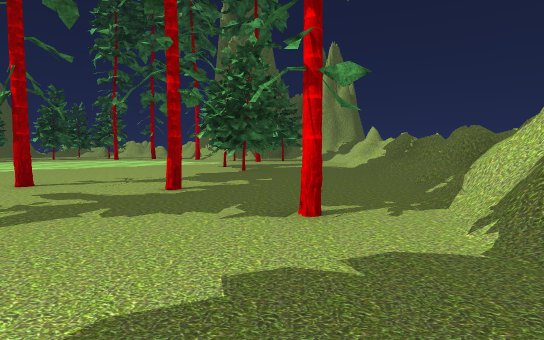
[1] (above)

24 first-person views from a walk through a 3-D level made in the Unity game engine. The camera is 1.3 m above the floor, tilts 4° down and sees 80° across. The floor is counted in squares, 2 m on a side. Each view is taken from the middle of a square. On the plan, view 1 faces up. The plan holds only what a view shows up to about 10 squares ahead; the rest is blank. The place goes on beyond the plan. Some surface patterns are stand-ins.

[2]
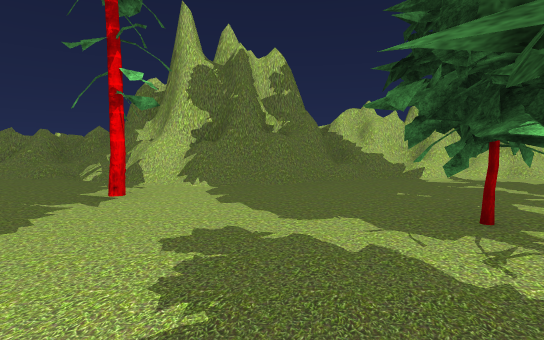

[3]
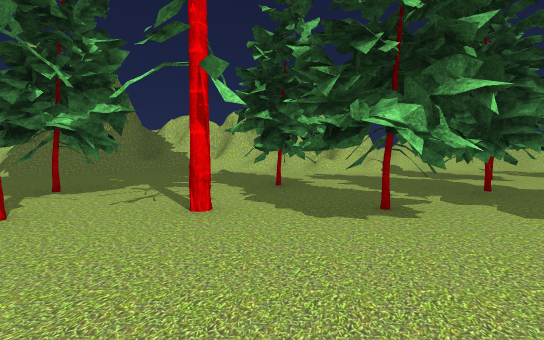

[4]
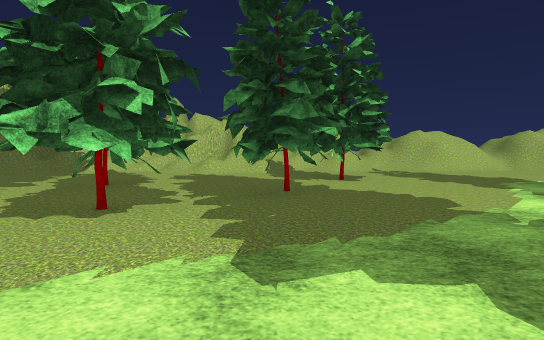

[5]
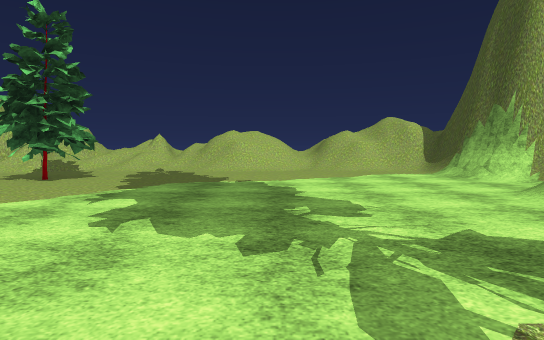

[6]
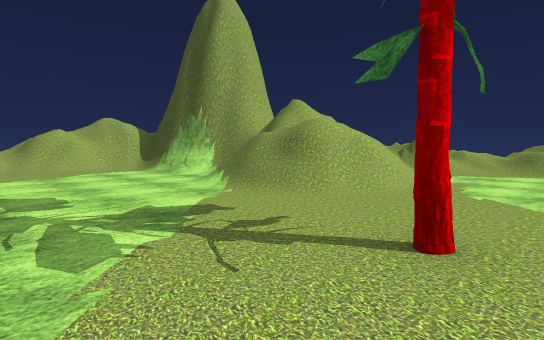

[7]
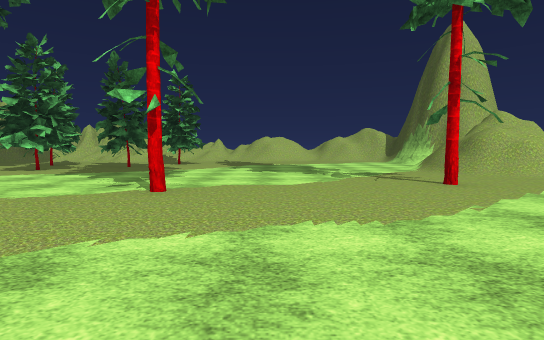

[8]
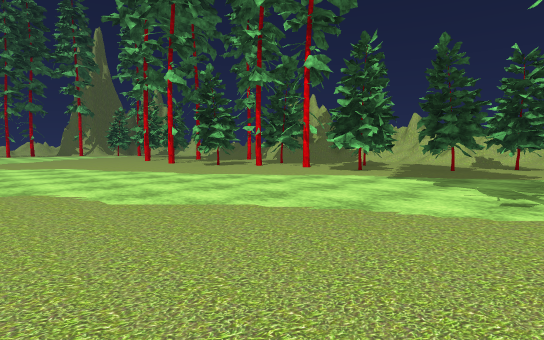

[9]
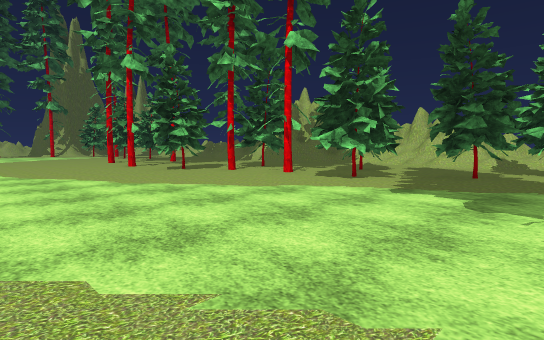

[10]
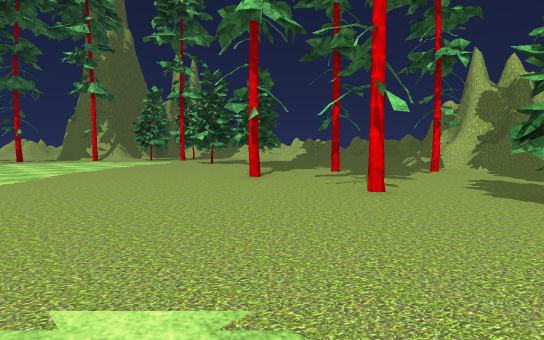

[11]
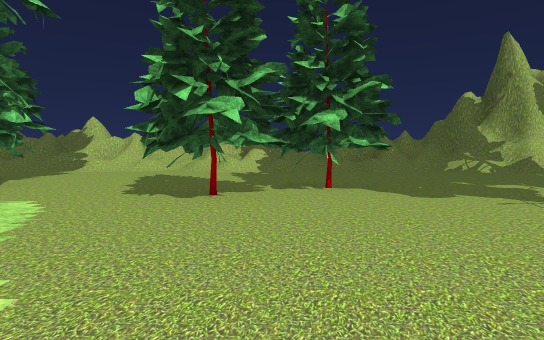

[12]
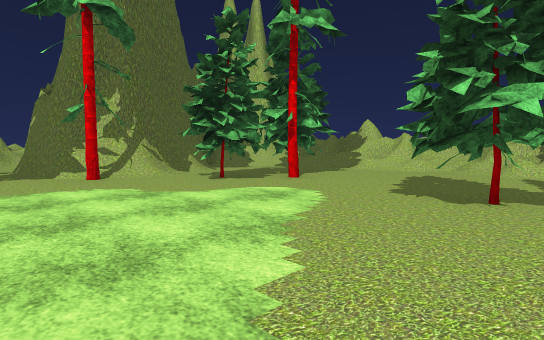

[13]
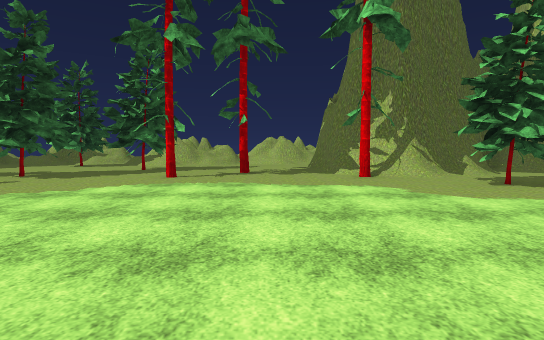

[14]
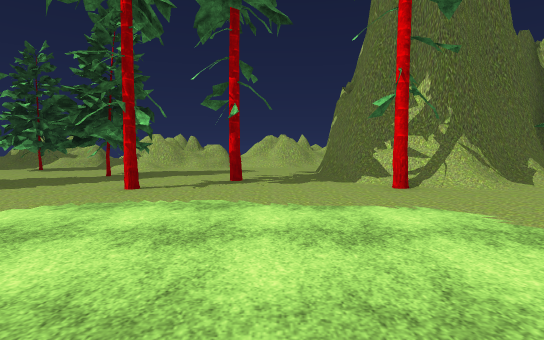

[15]
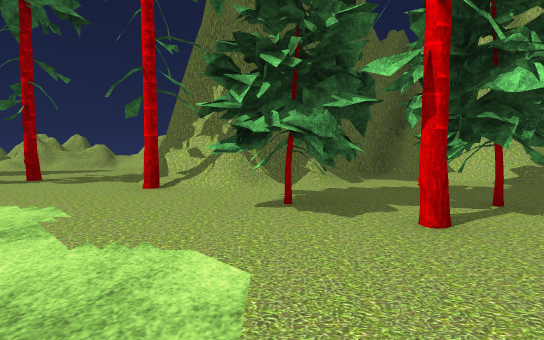

[16]
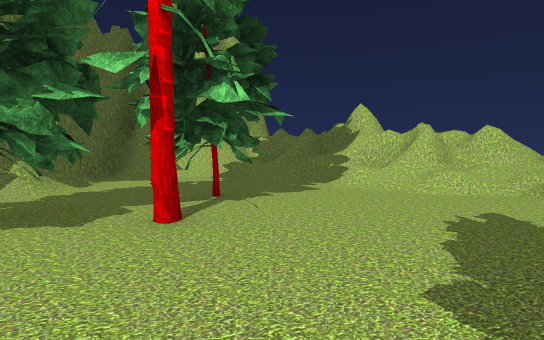

[17]
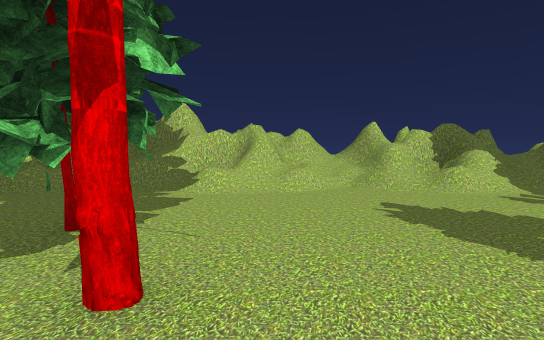

[18]
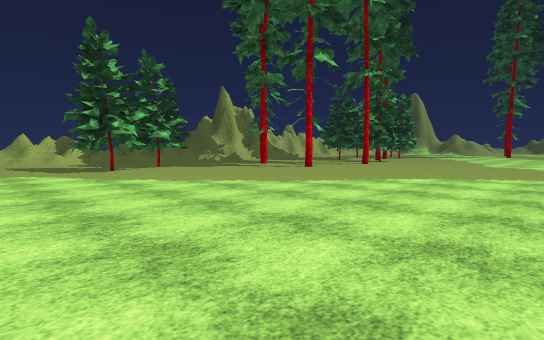

[19]
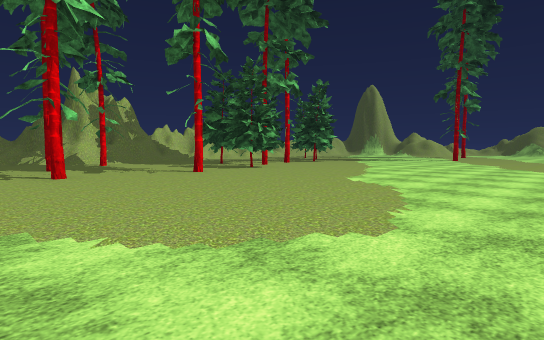

[20]
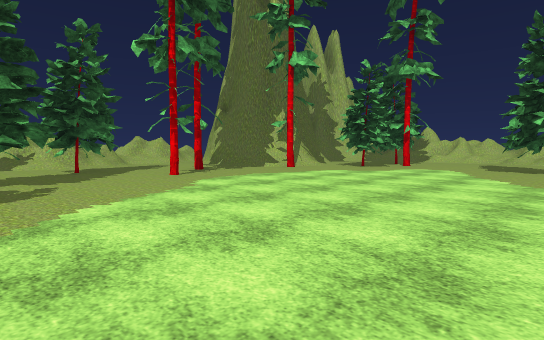

[21]
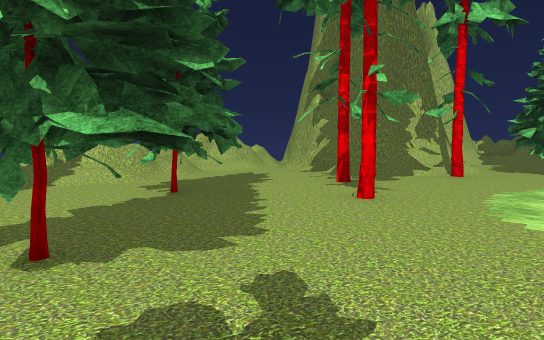

[22]
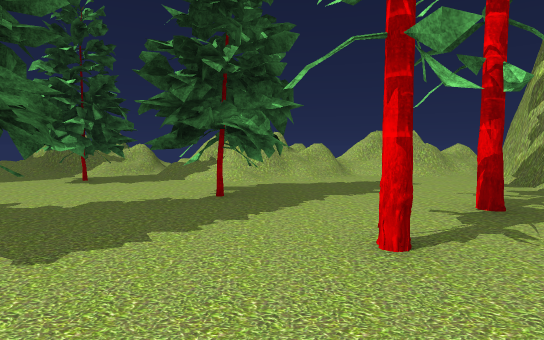

[23]
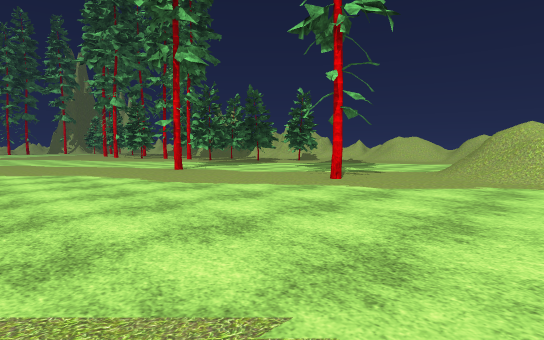

[24]
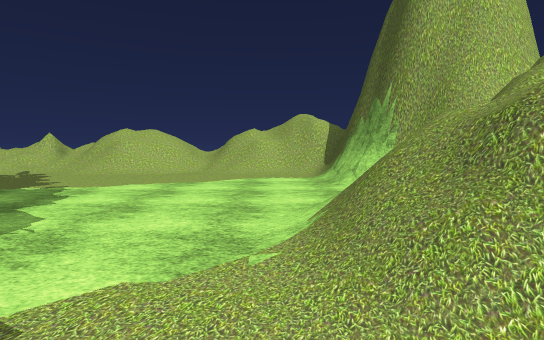

### Floor plan
Key: @ floor where view 1 was taken; # wall or solid block; x gap in a wall; . floor; / step, stairs or slope; = window, fence, low wall or low ledge; ^ raised ledge; T thing the floor can be seen under or through.
Columns run from 12 left of view 1 to 6 right of it. Each row starts with its distance up from view 1.
 22 #/==/...#
 21 #./.....#    ##
 20 ..TT....#  ####
 19 ..TT....####//####
 18 TTT..#..####../=^#
 17 TT..#........../##
 16 ..........TTTT./=#
 15 ..........TTT../##
 14 .............../##
 13 ...............//x
 12 .............../=#
 11 ..........##.../###
 10 ..........##.../#=
  9  ..........#...///
  8   ............./##=
  7 .............../##
  6 .............../##
  5 ........#..#...=##
  4 ...............##
  3 ............#.^##
  2 .......#......###
  1  .............###
  0  .......##..@..##
 -1  ........###...=##
 -2  ..............###
 -3  ........#...../###
 -4  ..........TT../#
 -5  ........TTT..//#
 -6  ........TT.../##
 -7  .........TT.../=
 -8  ..........TTT.//
 -9  ...........TT.//=
-10  ....#.........//=
-11  ..............///
-12 ...............///
-13  ..............///
-14 ................//
-15 ......#......../=/
-16 ........./.....///
-17 ........////.///#/
-18 ......./#/= /####
-19 .......// ####

Where each view was taken, in squares from view 1:
view 1: 0 up, 0 right, facing up
view 2: 1 up, 4 left, facing right
view 3: 4 down, 6 left, facing right
view 4: 7 down, 6 left, facing right
view 5: 13 down, 6 left, facing right
view 6: 13 down, 7 left, facing down-right
view 7: 12 down, 12 left, facing right
view 8: 10 down, 11 left, facing up-right
view 9: 9 down, 9 left, facing up-right
view 10: 0 up, 9 left, facing up-right
view 11: 10 up, 6 left, facing right
view 12: 10 up, 6 left, facing up-right
view 13: 10 up, 6 left, facing up
view 14: 12 up, 6 left, facing up
view 15: 12 up, 2 left, facing up
view 16: 12 up, 2 left, facing up-right
view 17: 14 up, 2 left, facing right
view 18: 14 up, 11 left, facing down-right
view 19: 7 up, 12 left, facing down-right
view 20: 10 up, 12 left, facing up-right
view 21: 15 up, 12 left, facing up-right
view 22: 15 up, 9 left, facing up
view 23: 19 down, 12 left, facing up-right
view 24: 16 down, 5 left, facing right
